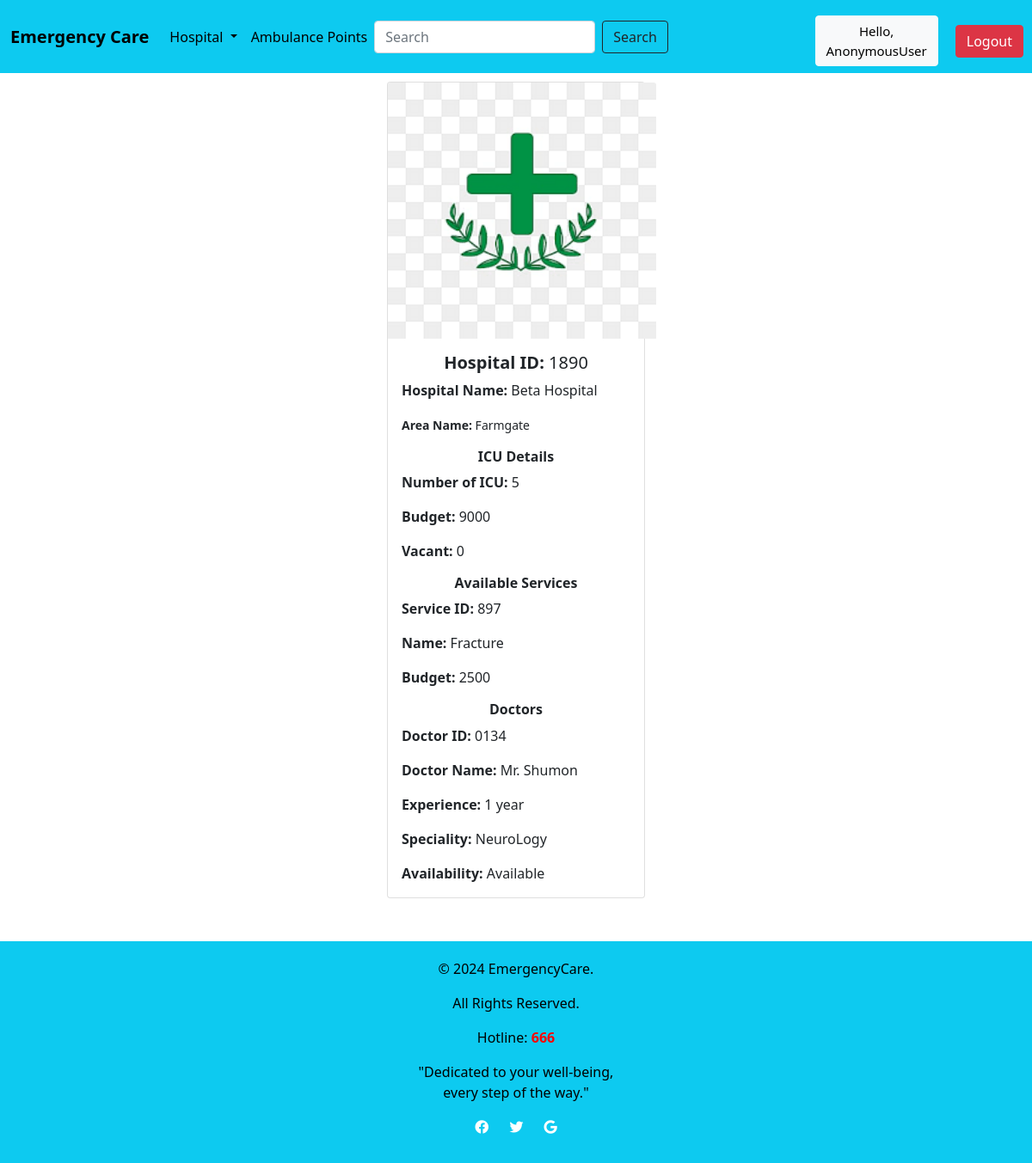
/Hospital/3, run on the app's committed database.
### emergencycare/models.py (models this page shows, shortened)
class Hospital(models.Model):
    H_ID = models.CharField(max_length=200)
    H_name = models.CharField(max_length=200)
    Area_name = models.ForeignKey(Location, on_delete=models.CASCADE)
    image = models.ImageField(upload_to='images/',blank=True, null=True, default='images/default.jpg')

class Location(models.Model):
    Area_name = models.CharField(max_length=200)
    def __str__(self):
        return self.Area_name

class ICUVacancy(models.Model):
    H_Name = models.ForeignKey(Hospital, on_delete=models.CASCADE)
    Number_of_ICU = models.IntegerField(blank=True, null=True)
    ICU_Budget = models.IntegerField(blank=True, null=True)
    Vacant = models.CharField(max_length=200,blank=True, null=True)

class Services(models.Model):
    H_Name = models.ForeignKey(Hospital, on_delete=models.CASCADE, blank=True, null=True)
    S_ID = models.CharField(max_length=200, blank=True, null=True)
    S_Name = models.CharField(max_length=200, blank=True, null=True)
    S_Budget = models.IntegerField(blank=True, null=True)
    image = models.ImageField(upload_to='images/', blank=True, null=True, default='images/default.jpg')

class DoctorList(models.Model):
    H_Name = models.ForeignKey(Hospital, on_delete=models.CASCADE, blank=True, null=True)
    D_ID = models.CharField(max_length=200, blank=True, null=True)
    D_Name = models.CharField(max_length=200, blank=True, null=True)
    D_Experience = models.CharField(max_length=200, blank=True, null=True)
    D_Speciality = models.CharField(max_length=200, blank=True, null=True)
    status_availabilty = (
       ('Available','Available'),
        ('Not Available', 'Not Available'),
    )
    Availability = models.CharField(max_length=100, choices=status_availabilty,blank=True,null=True)
    image = models.ImageField(upload_to='images/', blank=True, null=True, default='images/default.jpg')

### emergencycare/views.py (the view)
# urls.py: path('Hospital/<str:id>',e_views.details, name='Details'),
def details(request, id):
    hospital = Hospital.objects.get(pk=id)
    icuvac = ICUVacancy.objects.filter(H_Name=id)
    services = Services.objects.filter(H_Name=id)
    doctorlist = DoctorList.objects.filter(H_Name=id)
    context = {
        'hospital': hospital,
        'icuvac': icuvac,
        'services': services,
        'doctorlist':doctorlist
    }
    return render(request, template_name='Details.html', context=context)

### templates/Details.html (shortened to what this page needs)
{% extends 'hospital.html' %}
{% block content %}
{% load static %}
<div class="card mb-3 col-md-3"
     style="display: block; margin-left: auto; margin-right: auto; margin-top: 10px;">
    {% if hospital.image %}
        <img src="{{ hospital.image.url }}" class="card-img-top" alt="..." style="height: 298px; width: 312px;">
    {% endif %}
    <div class="card-body">
        <h5 class="card-title" align="center"><b>Hospital ID:</b> {{ hospital.H_ID }}</h5>
        <p class="card-text"><b>Hospital Name:</b> {{ hospital.H_name }}</p>
        <p class="card-text"><small class="text-body-secondary"><b>Area Name:</b> {{ hospital.Area_name }}</small></p>
        <h6 class="card-title" align="center"><b>ICU Details</b></h6>
        {% for i in icuvac %}
        <p class="card-text"><b>Number of ICU:</b> {{ i.Number_of_ICU }}</p>
            <p class="card-text"><b>Budget:</b> {{ i.ICU_Budget }}</p>
            <p class="card-text"><b>Vacant:</b> {{ i.Vacant }}</p>
        {% endfor %}
        <h6 class="card-title" align="center"><b>Available Services</b></h6>
        {% for s in services %}
        <p class="card-text"><b>Service ID:</b> {{ s.S_ID }}</p>
            <p class="card-text"><b>Name:</b> {{ s.S_Name }}</p>
            <p class="card-text"><b>Budget:</b> {{ s.S_Budget }}</p>
        {% endfor %}
        <h6 class="card-title" align="center"><b>Doctors</b></h6>
        {% for d in doctorlist %}
        <p class="card-text"><b>Doctor ID:</b> {{ d.D_ID }}</p>
            <p class="card-text"><b>Doctor Name:</b> {{ d.D_Name }}</p>
            <p class="card-text"><b>Experience:</b> {{ d.D_Experience }}</p>
        <p class="card-text"><b>Speciality:</b> {{ d.D_Speciality }}</p>
        <p class="card-text"><b>Availability:</b> {{ d.Availability }}</p>
        {% endfor %}
    </div>
</div>
{% endblock %}

### templates/Details.html (style rules this page uses)
body { background-color: #FFF; }

### data on the page
Hospital: image (picture), H_ID "1890", H_name "Beta Hospital", Area_name "Farmgate"
ICUVacancy: Number_of_ICU "5", ICU_Budget "9000", Vacant "0"
Services: S_ID "897", S_Name "Fracture", S_Budget "2500"
DoctorList: D_ID "0134", D_Name "Mr. Shumon", D_Experience "1 year", D_Speciality "NeuroLogy", Availability "Available"

### other printed values
{{ request.user }} "AnonymousUser"
